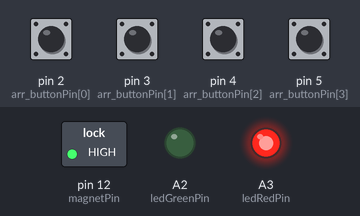
This sketch was run on a simulated Arduino Uno, built with avr-gcc and run on an emulated ATmega328P. Parts: switched loads named in the sketch (green lamp = pin HIGH), output pins drawn as LEDs (lit = HIGH). The inputs (shaded band) are chosen by the test bench; at power-on: pin 2 (arr_buttonPin[0]), pin 3 (arr_buttonPin[1]), pin 4 (arr_buttonPin[2]), pin 5 (arr_buttonPin[3]) LOW.

Above: at 1.2 s.
1.3 s: pin 2 (arr_buttonPin[0]) pulled HIGH for 0.15 s
At 1.8 s:
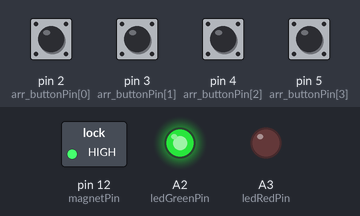
Timing chart, 0 to 4.3 s (numbered marks = the images above; inputs shaded):
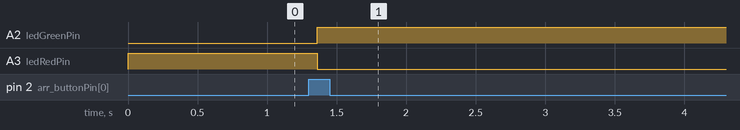

Measured:
- after the input at 1.3 s, A2 (ledGreenPin): LOW → HIGH after 0.06 s; A3 (ledRedPin): HIGH → LOW after 0.06 s

The sketch:

push_buttons.ino
```cpp
/*
  State change detection (edge detection).
  Puzzle game
  created  9 Nov 2019
  modified 9 Nov 2019
  by Martin CORNU

*/

//#define DEBUG


/***************************** VARIABLES ***************************************/
const uint8_t magnetPin = 12;                                        // Pin a laquelle est branche laimant
const uint8_t numberOfButtons = 4;                                   // Nombre de boutons
const uint8_t arr_buttonPin[numberOfButtons] = { 2, 3, 4, 5 };    // Numero des pins auxquelles sont branches les boutons

const uint8_t ledGreenPin = A2;          /* Pin de la led verte */
const uint8_t ledRedPin = A3;           /* Pin de la led rouge */

/* ATTENTION : BIEN MODIFIER LE NOMBRE DE PRESSIONS SI MODIFICATION DE LA SUITE */
const uint8_t numberOfPress = 6;                                     // Nombre de pressions
const uint8_t arr_suite[numberOfPress] = {2, 3, 4, 5, 4, 5};      // Suite a trouver (numero des pins)


uint8_t suiteIndex = 0;                                       // index in the suite
uint8_t arr_buttonPushCounter[numberOfButtons] = {0};         // counter for the number of button presses
uint8_t arr_buttonState[numberOfButtons] = {0};               // current state of the button
uint8_t arr_lastButtonState[numberOfButtons] = {0};           // previous state of the button


/***************************** FUNCTIONS ***************************************/
void checkButton(uint8_t buttonPin, uint8_t * buttonState, uint8_t * lastButtonState, uint8_t * buttonPushCounter) {
  // read the pushbutton input pin:
  *buttonState = digitalRead(buttonPin);

  // compare the buttonState to its previous state
  if (*buttonState != *lastButtonState) {
    // if the state has changed, increment the counter
    if (*buttonState == HIGH) {
      // if the current state is HIGH then the button went from off to on:
      (*buttonPushCounter)++;

      #ifdef DEBUG
      Serial.println("\non");
      Serial.print("number of button pushes: ");
      Serial.println(*buttonPushCounter);
      #endif

      if (buttonPin == arr_suite[suiteIndex]) {
        suiteIndex++;
      } else {
        suiteIndex = 0;
      }

      if (suiteIndex == numberOfPress) {
        digitalWrite(magnetPin, LOW);
        suiteIndex = 0;
        digitalWrite(ledGreenPin, LOW);
        digitalWrite(ledRedPin, HIGH);
      } else {
        digitalWrite(magnetPin, HIGH);
        digitalWrite(ledGreenPin, HIGH);
        digitalWrite(ledRedPin, LOW);
      }


    } else {
      // if the current state is LOW then the button went from on to off:
      #ifdef DEBUG
      Serial.println("off");
      #endif
    }
  }
  // save the current state as the last state, for next time through the loop
  *lastButtonState = *buttonState;
}

/***************************** PROGRAM ***************************************/
void setup() {

  for (int i=0; i<numberOfButtons; ++i) {
    pinMode(arr_buttonPin[i], INPUT);
  }

  // initialize the LED as an output:
  pinMode(magnetPin, OUTPUT);
  digitalWrite(magnetPin, HIGH);
  pinMode(ledGreenPin, OUTPUT);
  digitalWrite(ledGreenPin, LOW);
  pinMode(ledRedPin, OUTPUT);
  digitalWrite(ledRedPin, HIGH);

  // initialize serial communication:
  #ifdef DEBUG
  Serial.begin(9600);
  #endif
}


void loop() {

  for (int i=0; i<numberOfButtons; ++i) {
    checkButton(arr_buttonPin[i], &arr_buttonState[i], &arr_lastButtonState[i], &arr_buttonPushCounter[i]);
    delay(20);
  }

}
```
